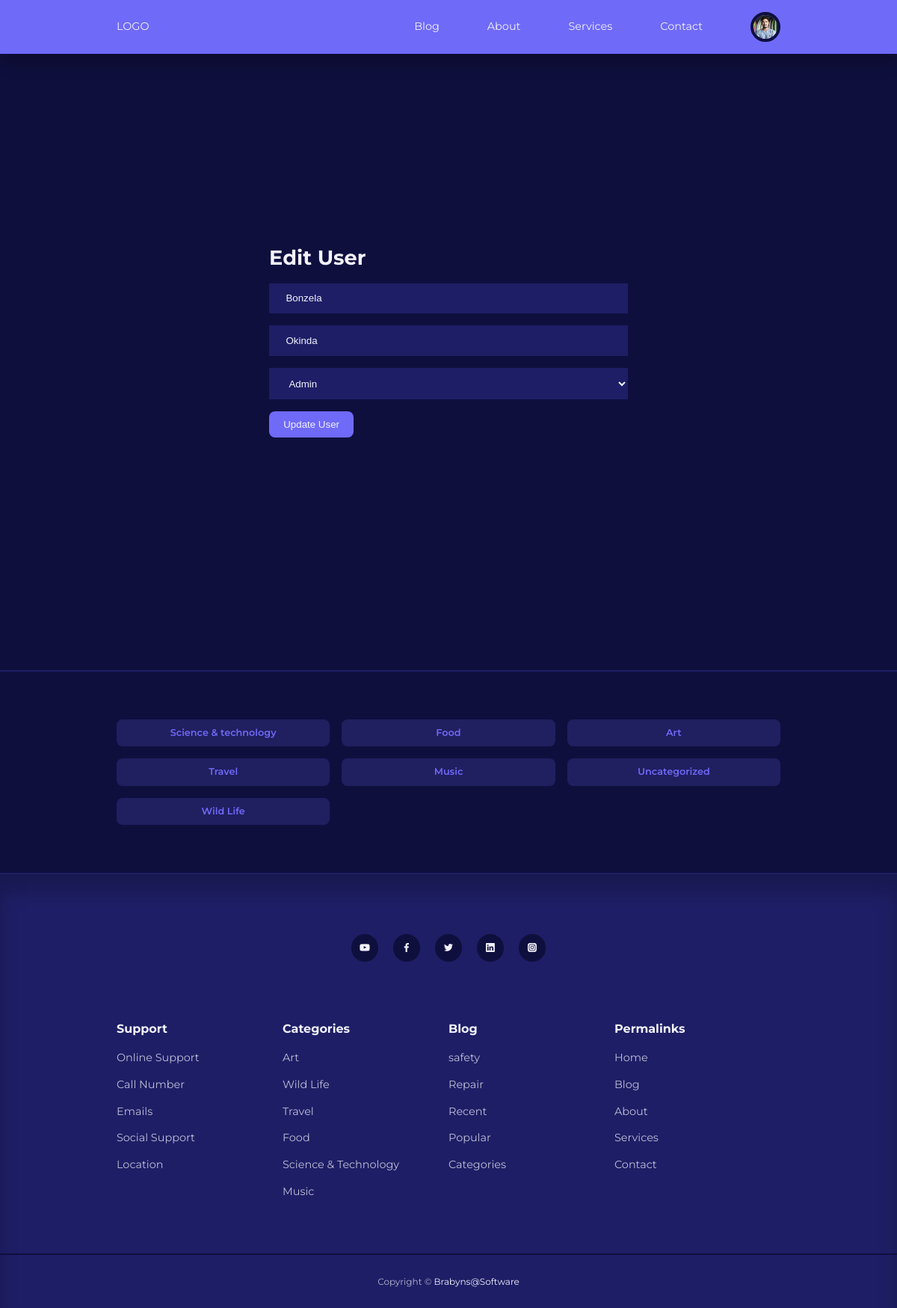
Screenshot of /blog/admin/edit-user.php?id=15 (signed in) with the database file from the repository.
### tables this page shows
CREATE TABLE `users` (
  `id` int(11) UNSIGNED NOT NULL,
  `first_name` varchar(32) NOT NULL,
  `last_name` varchar(32) NOT NULL,
  `email` varchar(64) NOT NULL,
  `username` varchar(32) NOT NULL,
  `password` varchar(255) NOT NULL,
  `avatar` varchar(255) NOT NULL,
  `is_admin` varchar(32) NOT NULL
);

CREATE TABLE `categories` (
  `id` int(11) UNSIGNED NOT NULL,
  `title` varchar(50) NOT NULL,
  `description` text NOT NULL
);

### Blog/admin/includes/header.php (called while the page is built, shortened)
<?php
require '../includes/header.php';

### Blog/admin/edit-user.php (the view, shortened to what this page needs)
<?php include 'includes/header.php';
if(isset($_GET['id'])){
    $id =  filter_var($_GET['id'], FILTER_SANITIZE_NUMBER_INT);
    $query = "SELECT * FROM users WHERE id = $id";
    $result = mysqli_query($connection, $query);
    $user = mysqli_fetch_assoc($result);
}else{
    header("location :" .ROOT_URL .'admin/manage-user.php');
    die();
}
?>
<section class="form__section">
    <div class="container form__section-container">
        <h2>Edit User</h2>
        <form action="<?=ROOT_URL?>admin/edit-user-logic.php" enctype="multipart/form-data" method="post">
            <input type="text" value="<?= $user['first_name'] ?>" name="firstname" autocomplete="off" placeholder="First Name">
            <input type="text" value="<?= $user['last_name'] ?>" name="lastname" autocomplete="off" placeholder="Last Name">
            <select name="user-role" id="">
                <option value=""><?= $user['is_admin'] ? 'Admin' : 'Author' ?></option>
            </select>
            <button type="submit" name="submit" class="btn">Update User</button>
        </form>
    </div>
</section>
<?php include '../includes/footer.php';   ?>

### Blog/includes/header.php (shortened to what this page needs)
<?php
require 'config/database.php';
if(isset($_SESSION['user_id'])){
  $id = filter_var($_SESSION['user_id'], FILTER_SANITIZE_NUMBER_INT);
  $query = "SELECT * FROM users WHERE id = {$id}";
  $result = mysqli_query($connection, $query);
  $avatar = mysqli_fetch_assoc($result);
}
?>
<!DOCTYPE html>
<html lang="en">
<head>
    <link rel="stylesheet" href="<?= ROOT_URL?>css/style.css">
    <link rel="stylesheet" href="https://unicons.iconscout.com/release/v4.0.0/css/line.css">
</head>
<body>
    <nav>
        <div class="container nav__container">
            <a href="<?= ROOT_URL?>" class="nav__log">LOGO</a>
           <ul class="nav__items">
               <li><a href="<?= ROOT_URL?>blog.php">Blog</a></li>
               <li><a href="<?= ROOT_URL?>about.php">About</a></li>
               <li><a href="<?= ROOT_URL?>services.php">Services</a></li>
               <li><a href="<?= ROOT_URL?>contact.php">Contact</a></li>
               <?php if(isset($_SESSION['user_id'])) :  ?>
               <li class="nav__profile">
                   <div class="avatar">
                       <img src="<?= ROOT_URL . 'images/' .  $avatar['avatar'] ?>" alt="">
                   </div>
               </li>
                  <?php else : ?>
               <li><a href="<?= ROOT_URL?>signin.php">Signin</a></li>
              <?php endif ?>
           </ul>
        </div>
    </nav>

### Blog/includes/footer.php (shortened to what this page needs)
<?php
$fetch_category = "SELECT * FROM categories";
$result  = mysqli_query($connection, $fetch_category);
?>
<section class="category__buttons">
    <div class="container category__buttons-container">
       <?php while($category = mysqli_fetch_assoc($result)) : ?>
        <a href="<?= ROOT_URL ?>category-post.php?id=<?= $category['id'] ?>" class="category__button"><?= "{$category['title']}" ?></a>
 <?php endwhile ?>
    </div>
</section>
<footer>
    <div class="footer__socials">
        <a href="" target="_blank"><i class="uil uil-youtube"></i></a>
        <a href="" target="_blank"><i class="uil uil-facebook-f"></i></a>
        <a href="" target="_blank"><i class="uil uil-twitter"></i></a>
        <a href="" target="_blank"><i class="uil uil-linkedin"></i></a>
        <a href="" target="_blank"><i class="uil uil-instagram-alt"></i></a>
    </div>
    <div class="container footer__container">
        <article>
            <h4>Support</h4>
            <ul>
                <li><a href="">Online Support</a></li>
                <li><a href="">Call Number</a></li>
                <li><a href="">Emails</a></li>
                <li><a href="">Social Support</a></li>
                <li><a href="">Location</a></li>
            </ul>
        </article>
           <article>
            <h4>Categories</h4>
            <ul>
                <li><a href="">Art</a></li>
                <li><a href="">Wild Life</a></li>
                <li><a href="">Travel</a></li>
                <li><a href="">Food</a></li>
                <li><a href="">Science & Technology</a></li>
                <li><a href=""> Music</a></li>
            </ul>
        </article>
           <article>
            <h4>Blog</h4>
            <ul>
                <li><a href="">safety</a></li>
                <li><a href="">Repair</a></li>
                <li><a href="">Recent</a></li>
                <li><a href="">Popular</a></li>
                <li><a href="">Categories</a></li>
            </ul>
        </article>
               <article>
            <h4>Permalinks</h4>
            <ul>
                <li><a href="">Home</a></li>
                <li><a href="">Blog</a></li>
                <li><a href="">About</a></li>
                <li><a href="">Services</a></li>
                <li><a href="">Contact</a></li>
            </ul>
        </article>
    </div>
    <div class="footer__copyright">
        <small>Copyright &copy; <a href="mailto:burabuyabz@gmail.com" target="_blank">Brabyns@Software</a></small>
    </div>
</footer>
</body>
</html>

### Blog/css/style.css (style rules this page uses)
:root { --color-primary: #6f6af8; --color-primary-light: hsl(242, 91%, 69%, 18%); --color-primary-variant: #5854c7; --color-red: #da0f3f; --color-red-light: hsl(346, 87%, 46%, 15%); --color-green: #00c476; --color-green-light: hsl(156, 100%, 38%, 15%); --color-gray-900: #1e1e66; --color-gray-700: #2d2b7c; --color-gray-300: rgba(242, 242, 254, 0.3); --color-gray-200: rgba(242, 242, 254, 0.7); --color-white: #f2f2fe; --color-bg: #0f0f3e; --transition: all 300ms ease; --container-width-lg: 74%; --container-width-md: 88%; --form-width: 40%; --card-border-radius-1: 0.3rem; --card-border-radius-2: 0.5rem; --card-border-radius-3: 0.8rem; --card-border-radius-4: 2rem; --card-border-radius-5: 5rem; }
* { margin: 0; padding: 0; outline: 0; border: 0; list-style: none; text-decoration: none; box-sizing: border-box; }
body { font-family: montserrat, sans-serif; line-height: 1.6; color: var(--color-gray-200); overflow-x: hidden; background: var(--color-bg); font-size: 0.9rem; }
.container { width: var(--container-width-lg); max-width: 1800px; margin-inline: auto; }
section { margin-top: 3rem; width: 100vw; }
h1, h2, h3, h4, h5 { color: var(--color-white); line-height: 1.3; }
h2 { font-size: 1.7rem; margin: 1rem 0; }
h4 { font-size: 1rem; }
a { color: var(--color-white); transition: var(--transition); }
img { display: block; width: 100%; object-fit: cover; }
nav { background: var(--color-primary); width: 100vw; height: 4.5rem; position: fixed; top: 0; z-index: 10; box-shadow: 0 1rem 1rem rgba(0, 0, 0, 0.2); }
.nav__container { height: 100%; display: flex; align-items: center; justify-content: space-between; }
.avatar { width: 2.5rem; height: 2.5rem; border-radius: 50%; overflow: hidden; border: 0.3rem solid var(--color-bg); }
.nav__items { display: flex; align-items: center; gap: 4rem; }
.nav__profile { position: relative; cursor: pointer; }
.category__button { background: var(--color-primary-light); color: var(--color-primary); display: inline-block; padding: 0.5rem; border-radius: var(--card-border-radius-2); font-weight: 600; font-size: 0.8rem; text-align: center; }
.category__buttons { padding: 4rem 0; border-top: 2px solid var(--color-gray-900); border-bottom: 2px solid var(--color-gray-900); }
.category__buttons-container { width: fit-container; display: grid; grid-template-columns: repeat(3, 1fr); gap: 1rem; }
footer { background: var(--color-gray-900); padding: 5rem 0 0; box-shadow: inset 0 1.5rem 1.5rem rgba(0, 0, 0, 0.2); }
.footer__socials { margin-inline: auto; width: fit-content; margin-bottom: 5rem; display: flex; justify-content: space-between; align-items: center; gap:1.2rem }
.footer__socials a { background: var(--color-bg); border-radius: 50%; width: 2.3rem; height: 2.3rem; display: flex; align-items: center; justify-content: center; }
.footer__container { display: grid; grid-template-columns: repeat(4, 1fr); }
footer h4 { color: var(--color-white); margin-bottom: 0.6rem; }
footer ul li { padding: 0.4rem 0; }
footer ul a { opacity: 0.75; }
.footer__copyright { text-align: center; padding: 1.5rem 0; border-top: 2px solid var(--color-bg); margin-top: 4rem; }
.btn { display: inline; width: fit-content; padding: 0.6rem 1.2rem; background-color: var(--color-primary); border-radius: var(--card-border-radius-2); cursor: pointer; transition: var(--transition); color: var(--color-white); }
.form__section { display: grid; place-items: center; height: 100vh; }
.form__section-container { width: var(--form-width); }
form { display: flex; flex-direction: column; gap:1rem; }
input, textarea, select { padding: 0.8rem 1.4rem; background-color: var(--color-gray-900); border-radius: var(--color-border-2); resize: none; color: var(--color-white); }

### rows the page displays
users: avatar (picture)
users: firstname "Bonzela", lastname "Okinda"
categories: title "Science & technology"
categories: title "Food"
categories: title "Art"
categories: title "Travel"
categories: title "Music"
categories: title "Uncategorized"
categories: title "Wild Life"
